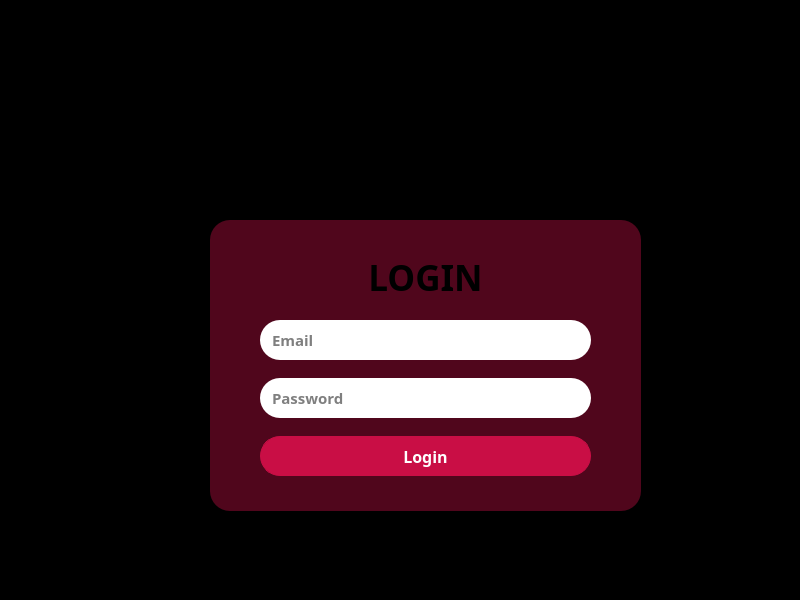
<?xml version="1.0" encoding="UTF-8"?>
<ui version="4.0">
 <class>MainWindow</class>
 <widget class="QMainWindow" name="MainWindow">
  <property name="geometry">
   <rect>
    <x>0</x>
    <y>0</y>
    <width>800</width>
    <height>600</height>
   </rect>
  </property>
  <property name="minimumSize">
   <size>
    <width>800</width>
    <height>600</height>
   </size>
  </property>
  <property name="maximumSize">
   <size>
    <width>800</width>
    <height>600</height>
   </size>
  </property>
  <property name="windowTitle">
   <string>MainWindow</string>
  </property>
  <widget class="QWidget" name="centralwidget">
   <widget class="QLabel" name="banner">
    <property name="geometry">
     <rect>
      <x>0</x>
      <y>0</y>
      <width>800</width>
      <height>180</height>
     </rect>
    </property>
    <property name="minimumSize">
     <size>
      <width>800</width>
      <height>180</height>
     </size>
    </property>
    <property name="maximumSize">
     <size>
      <width>180</width>
      <height>100</height>
     </size>
    </property>
    <property name="text">
     <string/>
    </property>
    <property name="pixmap">
     <pixmap>images/banner.jpg</pixmap>
    </property>
    <property name="scaledContents">
     <bool>true</bool>
    </property>
   </widget>
   <widget class="QFrame" name="frame">
    <property name="geometry">
     <rect>
      <x>210</x>
      <y>220</y>
      <width>431</width>
      <height>291</height>
     </rect>
    </property>
    <property name="styleSheet">
     <string notr="true">background-color:  rgba(201, 14, 69, 0.4);
border-radius: 20px;</string>
    </property>
    <property name="frameShape">
     <enum>QFrame::StyledPanel</enum>
    </property>
    <property name="frameShadow">
     <enum>QFrame::Raised</enum>
    </property>
    <layout class="QVBoxLayout" name="verticalLayout">
     <property name="leftMargin">
      <number>50</number>
     </property>
     <property name="topMargin">
      <number>20</number>
     </property>
     <property name="rightMargin">
      <number>50</number>
     </property>
     <property name="bottomMargin">
      <number>20</number>
     </property>
     <item>
      <widget class="QLabel" name="label">
       <property name="minimumSize">
        <size>
         <width>0</width>
         <height>0</height>
        </size>
       </property>
       <property name="maximumSize">
        <size>
         <width>16777213</width>
         <height>50</height>
        </size>
       </property>
       <property name="font">
        <font>
         <family>Nunito Sans Normal ExtraBold</family>
         <pointsize>26</pointsize>
         <weight>75</weight>
         <bold>true</bold>
        </font>
       </property>
       <property name="styleSheet">
        <string notr="true">background: none;</string>
       </property>
       <property name="text">
        <string>LOGIN</string>
       </property>
       <property name="alignment">
        <set>Qt::AlignCenter</set>
       </property>
      </widget>
     </item>
     <item>
      <widget class="QLineEdit" name="lineEdit_email">
       <property name="minimumSize">
        <size>
         <width>0</width>
         <height>40</height>
        </size>
       </property>
       <property name="maximumSize">
        <size>
         <width>16777215</width>
         <height>40</height>
        </size>
       </property>
       <property name="font">
        <font>
         <family>Nunito Sans Normal ExtraBold</family>
         <pointsize>11</pointsize>
         <weight>75</weight>
         <bold>true</bold>
        </font>
       </property>
       <property name="styleSheet">
        <string notr="true">padding-left: 10px;
background-color: white;</string>
       </property>
       <property name="placeholderText">
        <string>Email</string>
       </property>
      </widget>
     </item>
     <item>
      <widget class="QLineEdit" name="lineEdit_password">
       <property name="minimumSize">
        <size>
         <width>0</width>
         <height>40</height>
        </size>
       </property>
       <property name="maximumSize">
        <size>
         <width>16777215</width>
         <height>40</height>
        </size>
       </property>
       <property name="font">
        <font>
         <family>Nunito Sans Normal ExtraBold</family>
         <pointsize>11</pointsize>
         <weight>75</weight>
         <bold>true</bold>
        </font>
       </property>
       <property name="styleSheet">
        <string notr="true">padding-left: 10px;
background-color: white;</string>
       </property>
       <property name="echoMode">
        <enum>QLineEdit::Password</enum>
       </property>
       <property name="placeholderText">
        <string>Password</string>
       </property>
      </widget>
     </item>
     <item>
      <widget class="QPushButton" name="pushButton">
       <property name="minimumSize">
        <size>
         <width>0</width>
         <height>40</height>
        </size>
       </property>
       <property name="maximumSize">
        <size>
         <width>16777215</width>
         <height>40</height>
        </size>
       </property>
       <property name="font">
        <font>
         <family>Nunito Sans Normal ExtraBold</family>
         <pointsize>12</pointsize>
         <weight>75</weight>
         <bold>true</bold>
        </font>
       </property>
       <property name="styleSheet">
        <string notr="true">QPushButton{
	background-color: rgba(201, 14, 69, 1);
	color: white;
	border: 1px solid rgba(201, 14, 69, 1);
	border-radius: 20px;
}

QPushButton:hover{
	background-color: rgba(201, 14, 69, 0.8);
}

QPushButton:pressed{
	padding-top: 2px;
	padding-left: 2px;
}</string>
       </property>
       <property name="text">
        <string>Login</string>
       </property>
      </widget>
     </item>
    </layout>
   </widget>
   <widget class="QLabel" name="background">
    <property name="geometry">
     <rect>
      <x>0</x>
      <y>0</y>
      <width>800</width>
      <height>600</height>
     </rect>
    </property>
    <property name="minimumSize">
     <size>
      <width>800</width>
      <height>600</height>
     </size>
    </property>
    <property name="maximumSize">
     <size>
      <width>800</width>
      <height>600</height>
     </size>
    </property>
    <property name="styleSheet">
     <string notr="true">background-color: rgb(0, 0, 0);</string>
    </property>
    <property name="text">
     <string/>
    </property>
   </widget>
   <zorder>background</zorder>
   <zorder>banner</zorder>
   <zorder>frame</zorder>
  </widget>
 </widget>
 <resources/>
 <connections/>
</ui>
